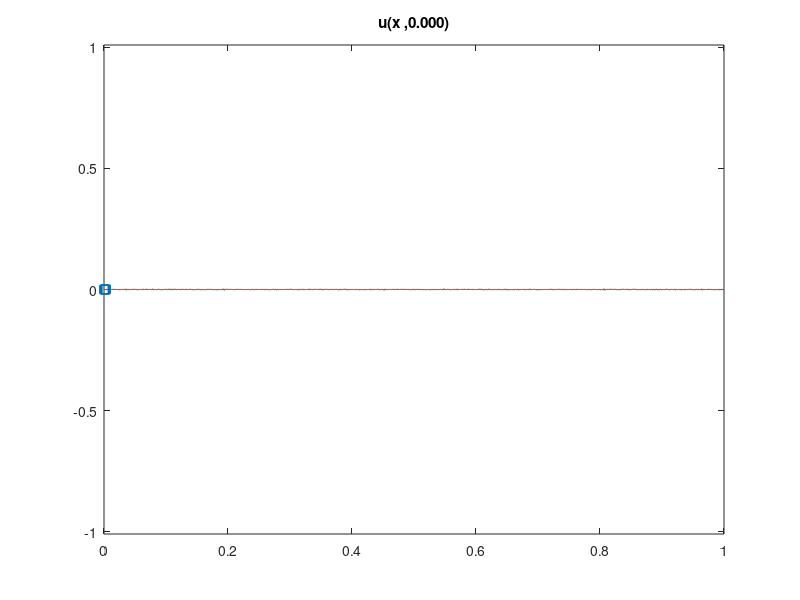

This figure's MATLAB source: (Note: this script raises an error after producing the figure.)
%function Chafee_Infante(N1,T,nui,alphai,graph)
%Chafee-Infante eq. u_t - nu*u_xx = u - alpha*u^3
%basic constants defined by problem

%%%%%%%%%%%%%%%%%%%%%%%%%%%%%%%%%%%%%%%%%%%%%%%%%%%%%%%%%%%%%%%%%%%%%%%%%%%
%Solves Chafee-Infante equation using data assimilation on a uniform grid
%
%Meant to use loaded data from Data directory
%%%%%%%%%%%%%%%%%%%%%%%%%%%%%%%%%%%%%%%%%%%%%%%%%%%%%%%%%%%%%%%%%%%%%%%%%%%
% close all; clear all;
close all;
clear all;
global alpha nu x N;
global u v_g v_c v_o v_h1 x_nodes_g x_nodes_c x_nodes_o x_nodes_h1c x_nodes_h1g u_f umv_error 
global car grid optimal hybrid1
global t;
%% Load Variables
% load('Data\2018.01.23.01.24.03.575.mat')
if( exist('T','var') == 0)
    alpha = 1;
    %alpha = 0;
%     nu = 7.5e-6;
    nu = 0.0001;
%     nu = 6.25e-4;
%     nu = 1.5625e-04

    %     nu is in [7.5e-6,0.01]
%         dt = 0.02;
    %     error = ;
%     M = .25*nu^-.5;
%     M = 0.25*nu^-0.5
%     min_nodes = max(ceil(M),5);
%     min_nodes = 25;
    min_nodes = 15;
    L = 1;
    N = 2^12;
    mu = 100;
    car_mu = 1;
%    seed = randi(10000)
    seed = 1851
%      seed = 1263
    T = 50;
end

graph = true;
car = true;
grid = false;
optimal = false;
hybrid1 = false;
opt_tol = 1e-1;
% graph = false;

%% Initialize other constants

dx = L/N;
%x = linspace(0,L,N);
x = 0 + dx*(0:(N-1));
t_ramp = 0;

%% Initial Conditions
% seed = randi(10000);
% fprintf('seed: %d\n', seed);
rng(seed);
a = (10^(0))*randn(1,floor(N/5));
k = 1:1:floor(N/5);
u_0 = zeros(1,N);
for i = 1:floor(N/5)
    u_0 = u_0 + (a(i)*sin(2*pi*k(i)*x/L));
end
u_0 = u_0/(norm(u_0)*sqrt(dx))*10^-3;

% dt = dx/(1/sqrt(alpha)); % CFL, Courant Fredrich Lewy number for advection
dt = .01;
% dt <= dx/velocity.  Our max velocity is max value u ever takes on, namely
% 1/sqrt(alpha);
timesteps = ceil(T/dt);


% Convex Splitting Method
A = (nu/(dx^2))*gallery('tridiag',N-1,1,-2,1) + (1+2*alpha)*speye(N-1);
B = speye(N-1) - dt*A;

u = u_0';
t=0;
%%%%%%%%%%%%%%%%%%%%%%%%%%%%%%%%%%%%%%%%%%%%%%%%%%%%%%%%%%%%%%%%%%%%%%%%%%%%%%%%%%%%%%%%%%%%%%%%%%%%%%%%%%
%% Data Assimilation
global velocity direction pass
if(car)
%     int_nodes_c = floor(min_nodes/2);
    int_nodes_c = min_nodes;
%     int_nodes_c = 10;
    i_nodes_c = 1:int_nodes_c;
    x_nodes_c = x(i_nodes_c);
%     velocity = length(i_nodes_c);
%     velocity = 40;
    velocity =  10;
    direction = 1;
    pass = 0;
end
if(grid)
    int_nodes_g = min_nodes;
    i_nodes_g =[1         430         859        1201        1543        1795        2048        2302        2556        2890        3225        3660        4095];
    int_ndoes_g = length(i_nodes_g);
%     i_nodes_g = floor(linspace(1,N-1,int_nodes_g));
    x_nodes_g = x(i_nodes_g);
end
if(hybrid1)
    int_nodes_h1g = floor(min_nodes/2);
    i_nodes_h1g = floor(linspace(1,N-1,int_nodes_h1g));
    x_nodes_h1g = x(i_nodes_h1g);
    
    int_nodes_h1c = floor((min_nodes+1)/2);
    i_nodes_h1c = 1:int_nodes_h1c;
    x_nodes_h1c = x(i_nodes_h1c);
    velocity = length(i_nodes_h1c);
%     velocity =  20;
    direction = 1;
    pass = 0;
end
global ramp
ramp = false;
%%%%%%%%%%%%%%%%%%%%%%%%%%%%%%%%%%%%%%%%%%%%%%%%%%%%%%%%%%%%%%%%%%%%%%%%%%%%%%%%%%%%%%%%%%%%%%%%%%%%%%%%%

v_c = zeros(size(u));
v_g = v_c;
v_o = v_c;
v_h1 = v_c;
%             error_DA(1) = norm(u_0);
ui = u(2:N);
vi_g = v_g(2:N);
vi_c = v_c(2:N);
vi_o = v_o(2:N);
vi_h1 = v_h1(2:N);
u_f = abs(fft(u)/N);
% umv_error = abs(u-v);
% umv_error = ones(1,timesteps);
%% Plot Setup
%plot initial data and define plot
if(graph)
    global h1 h2_g h2_c h2_o hybrid1_graph h3 h4 h5 f1 e1 hybrid1_grid
    figure
%     subplot(1,2,1);
    h1 = plot(x,u_0);
    hold on;
%     h2 = plot(x,zeros(1,N));
    if(grid)
        h2_g = plot(x,zeros(1,N));
        set(h2_g, 'XDataSource','x');
        set(h2_g, 'YDataSource','v_g');
        h3 = scatter(x_nodes_g,zeros(1,length(x_nodes_g)),'ob');
        set(h3, 'XDataSource','x_nodes_g');
%         set(h3, 'YDataSource','zeros(1,length(x_nodes_g))');
    end
    if(car)
        h2_c = plot(x,zeros(1,N));
        set(h2_c, 'XDataSource','x');
        set(h2_c, 'YDataSource','v_c');
        h4 = scatter(x_nodes_c,zeros(1,length(x_nodes_c)),'sr');
        set(h4, 'XDataSource','x_nodes_c');
%         set(h4, 'YDataSource','zeros(1,length(x_nodes_c))');
    end
    if(optimal)
        h2_o = plot(x,zeros(1,N));
        set(h2_o, 'XDataSource','x');
        set(h2_o, 'YDataSource','v_o');
    end
    if(hybrid1)
        hybrid1_graph =  plot(x,zeros(1,N));
        set( hybrid1_graph, 'XDataSource','x');
        set( hybrid1_graph, 'YDataSource','v_h1');
        hybrid1_grid = scatter([x_nodes_h1c;x_nodes_h1g],zeros(1,length(x_nodes_h1c)+length(x_nodes_h1g)),'sr');
        set(hybrid1_grid, 'XDataSource','[x_nodes_h1c;x_nodes_h1g]');
    end
    y_amp = max([1.01/sqrt(alpha), 1e-2]);
    axis([0 L -y_amp y_amp]);
    set(h1, 'XDataSource','x');
    set(h1, 'YDataSource','u');

    %     set(h3, 'YDataSource','zeros(1,length(x_nodes))');
    title ( sprintf ('u(x ,%1.3f)',0 ));
    
    %     drawnow;
    %     f = subplot(1,2,2);
%     subplot(1,2,2);
%     f1 = loglog(u_f(1:N/2));
%     hold on;
%     y1=get(gca,'ylim');
%     line([N/4 N/4],[1e-20 1e10],'Color','red');
%     line([1e-0 N/4],[1e-15 1e-15],'Color','red');
%     axis([1,N/2,1e-20,1e5]);
%     set(f1, 'YDataSource','u_f(1:N/2)');
%     title ( sprintf ('Spectrum of u at time: %1.3f',t-t_ramp ));
    
    %     subplot(2,2,[3 4])
    % %     e1 = plot(umv_error);
    %     e1 = semilogy(dt:dt:T, umv_error);
    %
    % %     ylim([1e-15 1e5])%     set(gca, 'YScale', 'log')
    %     set(e1, 'YDataSource', 'umv_error');
    %     title(sprintf('Data Assimilation Error at time: %1.3f',t));
    
    %
end


%% Main Loop
% close all
% f = figure;
% line([N/4 N/4], [0 inf]);
% for k = 1:timesteps
%% Ramp up
offset = 0;

while(max(abs(u))<.8/sqrt(alpha)&&t<T)
    %% Graphing fft
    if (graph && mod(offset,100) == 0)
        if(~Graphing(t,t_ramp))
            return
        end
        %     pause;
    end
    
    %solves pde
    
    offset = offset +1;
    t = t+dt;
%     umv = u - v;
    %error_DA(k) = sqrt(dx)*norm(umv);
    ui = B\(ui.*(ones(N-1,1)+dt.*(alpha.*(-2-(ui.^2))))); %Convex Splitting Method
    u(2:N) = ui;
    u_f = abs(fft(u)/N);
    %     umv_error(offset) = sqrt(dx)*norm(u-v);
end
offset = 0;
if t >= T
    close all;
    return
end
t_ramp = t;
% dt = 1.1*dt;
error_DA_c = zeros(1,timesteps-offset);
error_DA_g = zeros(1,timesteps-offset);
error_DA_o = zeros(1,timesteps-offset);
error_DA_h1 = error_DA_o;
error = 1;
ramp = true;
if(optimal)
%     i_nodes_o = find(abs(u)<1e-1);
%     i_nodes_o = uniquetol(i_nodes_o,10/max(i_nodes_o));
%     i_nodes_o = floor((i_nodes_o(1:end-1) + i_nodes_o(2:end))/2);
%     i_nodes_o = [i_nodes_o;1;N-1];
%     i_nodes_o = unique(i_nodes_o);
%     i_nodes_o(end) = [];
%     int_nodes_o = length(i_nodes_o);
% i_nodes_o = [1;N/2;N-1];
% i_nodes_o =i_nodes_g;
% i_nodes_o(3)=[]
% int_nodes_o = length(i_nodes_o);
i_nodes_o = [1:580,1050:N-1];
int_nodes_o = length(i_nodes_o);
x_nodes_o = x(i_nodes_o);
% int_nodes_o = length(i_nodes_o);
% x_nodes
%     x_nodes_0 = abs
    if(graph)
%         subplot(1,2,1);
        h5 = scatter(x_nodes_o,zeros(1,length(x_nodes_o)),'+m');
        set(h5, 'XDataSource','x_nodes_o');
        h2_o = plot(x,zeros(1,N));
        set(h2_o, 'XDataSource','x');
        set(h2_o, 'YDataSource','v_o');
    end
end

% pause;
%% Data Assimiliation
for k = 1:timesteps-offset
    
%     if(k==1000)
%         dt = 20*dt;
%         A = (nu/(dx^2))*gallery('tridiag',N-1,1,-2,1) + (1+2*alpha)*speye(N-1);
%         B = speye(N-1) - dt*A;
%     end
    t = t+dt;
    if(grid)
        umv1 = u - v_g;
%         Grid Moves
%         if(k~=1)
%             i_nodes_g(2:end-1) = mod((i_nodes_g(2:end-1)+1),N-1);
%             i_nodes_g = unique(i_nodes_g);
%             if(i_nodes_g(1) == 0)
%                 i_nodes_g(1:2) = [1,2];
%             end
%             x_nodes_g = x(i_nodes_g);
%         end
        Ih_umv_g = interp1(x_nodes_g,umv1(i_nodes_g),x)';
        Ih_umv_g(end) = [];
        
    end
    if(hybrid1)
        umvh1 = u - v_h1;
        Ih_umv_h1g = interp1(x_nodes_h1g,umvh1(i_nodes_h1g),x)';
        Ih_umv_h1g(end) = [];   
        if(k~=1)
            [x_nodes_h1c, i_nodes_h1c] = updateNodes(i_nodes_h1c);
        end
%         umv2 = u - v_c;
        %         Ih_umv = interpl(x_nodes_c,umv2(i_nodes_c),
        Ih_umv_h1c = [zeros(1,i_nodes_h1c(1)-1),interp1(x_nodes_h1c,umvh1(i_nodes_h1c),x(i_nodes_h1c)),zeros(1,N-i_nodes_h1c(end))]';
        Ih_umv_h1c(1) = [];
    end
    if(optimal)
        umv3 = u - v_o;
        if(mod(k,50)==0&&max(abs(umv3))>opt_tol)
%             if(max(abs(umv3))>1e-5)
%                 [~,newnode] = max(abs(umv3));
%                 i_nodes_o = [i_nodes_o;newnode];
%                 i_nodes_o = unique(i_nodes_o);
%                 int_nodes_o = length(i_nodes_o);
%                 x_nodes_o = x(i_nodes_o);
%                 if(graph)
% %                     subplot(1,2,1);
%                     h5 = scatter(x_nodes_o,zeros(1,length(x_nodes_o)),'+m');
%                     set(h5, 'XDataSource','x_nodes_o');
%                 end
%             end
                
        end
        Ih_umv_o = interp1(x_nodes_o,umv3(i_nodes_o),x)';
        Ih_umv_o(end) = [];
        
    end
    if(car)
        if(k~=1)
            [x_nodes_c, i_nodes_c] = updateNodes(x_nodes_c, t-t_ramp);
        end
        umv2 = u - v_c;
        %         Ih_umv = interpl(x_nodes_c,umv2(i_nodes_c),
        [maximum,index] = max(x_nodes_c(2:end)-x_nodes_c(1:end-1));
        if(maximum > dx*length(x_nodes_c))
%             x_nodes(1:index) = x_nodes(1:index)+x(2);
            Ih_umv_c = [zeros(1,i_nodes_c(1)-1),interp1(x_nodes_c,umv2(i_nodes_c(1:index)),x(i_nodes_c(1:index))),  zeros(1,(i_nodes_c(index):i_nodes_c(index+1))), interp1(x_nodes_c,umv2(i_nodes_c(index+1:end)),x(i_nodes_c(index+1:end))), zeros(1,N-i_nodes_c(end))]';

        else
            Ih_umv_c = [zeros(1,i_nodes_c(1)-1),interp1(x_nodes_c,umv2(i_nodes_c),x(i_nodes_c)),zeros(1,N-i_nodes_c(end))]';

        end
%         Ih_umv_c = [zeros(1,i_nodes_c(1)-1),interp1(x_nodes_c,umv2(i_nodes_c),x(i_nodes_c)),zeros(1,N-i_nodes_c(end))]';
        Ih_umv_c(1) = [];

    end
    %     umv = u - v;
    %     error_DA_c(k) = sqrt(dx)*norm(umv1);
    %     error_DA_c(k) = sqrt(dx)*norm(umv2);
    
    %     if(max(error_DA(k)>1e50))
    %         return
    %     end
    %     Ih_umv = interp1(x_nodes,umv(i_nodes),x)';
    %     Ih_umv(1) = [];
    % Ih_umv(end) = [];
    
    ui = B\(ui.*(ones(N-1,1)+dt.*(alpha.*(-2-(ui.^2))))); %Convex Splitting Method
    
    u(2:N) = ui;
    if(car)
        vi_c = B\(vi_c+dt*(alpha*(-2*vi_c-(vi_c.^3))+ (car_mu*mu)*Ih_umv_c)); %Convex Splitting Method
        v_c(2:N) = vi_c;
        error_DA_c(k+1) = sqrt(dx)*norm(u-v_c);
    end
    if(grid)
        vi_g = B\(vi_g+dt*(alpha*(-2*vi_g-(vi_g.^3))+ mu*Ih_umv_g)); %Convex Splitting Method
        v_g(2:N) = vi_g;
        error_DA_g(k+1) = sqrt(dx)*norm(u-v_g);
    end
    if(hybrid1)
        vi_h1 = B\(vi_h1+dt*(alpha*(-2*vi_h1-(vi_h1.^3))+ (mu)*(car_mu*Ih_umv_h1c + Ih_umv_h1g))); %Convex Splitting Method
        v_h1(2:N) = vi_h1;
        error_DA_h1(k+1) = sqrt(dx)*norm(u-v_h1);
    end
    if(optimal)
        vi_o = B\(vi_o+dt*(alpha*(-2*vi_o-(vi_o.^3))+ mu*Ih_umv_o)); %Convex Splitting Method
        v_o(2:N) = vi_o;
        error_DA_o(k+1) = sqrt(dx)*norm(u-v_o);
    end
    %     vi_g = B\(vi_g+dt*(alpha*(-2*vi_g-(vi_g.^3))+ mu*Ih_umv)); %Convex Splitting Method
    %     v_g(2:N) = vi_g;
    %     error_DA(k+1) = norm(u-v);
    %     umv_error(offset+k) = sqrt(dx)*norm(u-v);
    
    
    %% Graphing
    %redraw plot
    show = 20;
    if(k<=10)
        show = 20;
    end
    %     if(max(u)> 0.9/sqrt(alpha)&&graph && mod(k,5) == 0
    if(graph && mod(k,show) == 0)
        if(~Graphing(t,t_ramp))
            return
        end
    end
    
    
end
if(graph)
    figure
    if(grid)
%         subplot(1,3,1)
        semilogy(dt*(offset):dt:T, error_DA_g);
    end
    hold on;
    if(car)
%         subplot(1,3,2)
        semilogy(dt*(offset):dt:T, error_DA_c);
    end
    hold on;
    if(optimal)
%         subplot(1,3,3)
        semilogy(dt*(offset):dt:T, error_DA_o);
%         int_nodes_o
    end
end

%% Save Data
%         date = datestr(now,'yyyy.mm.dd.HH.MM.SS.FFF');
%         save(['Data/' date '.mat'],'L','N','T','dt','alpha','nu','mu','seed','int_nodes','min_nodes','error');

function [x_nodes, i_nodes] = updateNodes(prev_nodes, t)
global x N direction velocity pass;
% if(pass ==1)
%     i_nodes = 1:length(prev_nodes);
%     x_nodes = x(i_nodes);
%     pass = 0;
% elseif(prev_nodes(end)+direction*velocity >= N-1)
%     pass = 1;
%     i_nodes = N-length(prev_nodes):N-1;
%     x_nodes = x(i_nodes);
% else
%     i_nodes = prev_nodes+direction*velocity;
%     x_nodes = x(i_nodes);
%     
%     i_nodes = find(([x,x+1]>=mod(prev_nodes(1) + velocity*t,2))&([x,x+1]<mod(prev_nodes(1) + velocity*t + length(prev_nodes)*x(2),2)));
    x_nodes = unique(floor(mod(prev_nodes + velocity*t,1)./x(2)).*x(2));
    [maximum,index] = max(x_nodes(2:end)-x_nodes(1:end-1));
    if(maximum > x(2)*length(x_nodes))
        x_nodes(1:index) = x_nodes(1:index)+x(2);
        i_nodes = x_nodes./x(2);
        i_nodes(1:index) = i_nodes(1:index)+1;
    else
        i_nodes = x_nodes./x(2);
    end
%     x_nodes = x(i_nodes);
% end
% if(min(abs(v)) < 1)
%     vel = 1;
% else
%     vel = 20;
% end
% if(prev_nodes(end)+direction*velocity >= N-1)
% %     direction = -1;
% %     pass = 1;
% %     i_nodes = [N-length(prev_nodes):N-1];
% %     x_nodes = x(i_nodes);
% %     direction = 1;
%     pass = 1;
%     i_nodes = 1:length(prev_nodes);
%     x_nodes = x(i_nodes);
% elseif(prev_nodes(1)+direction*velocity <=1)
%     direction = 1;
%     i_nodes = [2:length(prev_nodes)+1];
%     x_nodes = x(i_nodes);
% else
%     % n = min(find((abs(uv)==max(abs(uv)))));
%     i_nodes = (prev_nodes+direction*velocity);
%     x_nodes = x(i_nodes);
%     % x_nodes = [x(prev_nodes),x(n)];
%     % i_nodes = [prev_nodes,n];
%     %     x_nodes = unique([x(prev_nodes),x(n)]);
%     %     i_nodes = unique([prev_nodes,n]);
% end
end
function [check] = Graphing(t,t_ramp)
global h1 h2_g h2_c h2_o hybrid1_graph h3 h4 h5 f1 e1 hybrid1_grid
global grid car optimal ramp hybrid1
global x u_f u v error_DA int_nodes N x_nodes_c x_nodes_g x_nodes_o x_nodes_h1c x_nodes_h1g umv_error v_g v_c v_o v_h1
if(~ishghandle(h1))%||~ishghandle(f1))%||~ishghandle(e1))
    check = false;
    return;
end
check = true;
% subplot(1,2,1);
refreshdata(h1,'caller');
if(grid)
    refreshdata(h2_g,'caller');
    refreshdata(h3,'caller');
end
if(car)
    refreshdata(h2_c,'caller');
    refreshdata(h4,'caller');
end
if(optimal && ramp)
    refreshdata(h5,'caller');
    refreshdata(h2_o,'caller');
end
if(hybrid1)
    refreshdata(hybrid1_graph,'caller');
    refreshdata(hybrid1_grid,'caller');
end
% refreshdata;
title ( sprintf ('u(x ,%1.3f)',t-t_ramp ));
%         drawnow;
%
% subplot(1,2,2);
% refreshdata(f1,'caller');
% % refreshdata;
% title ( sprintf ('Spectrum of u at time: %1.3f',t-t_ramp ));

% subplot(2,2,[3 4]);
% refreshdata(e1,'caller');
% refreshdata;
% title ( sprintf ('Data Assimilation Error at time: %1.3f',t ));
%         u_hat = fft(u);
%         u_hat = fft(u);
%         loglog(abs(u_hat(1:N/2))/N);
%         hold on;
%         y1=get(gca,'ylim');
% %         line([N/4 N/4],[1e-20 1e10],'Color','red');
%         line([1e-0 N/4],[1e-15 1e-15],'Color','red');
%         axis([1,N/2,1e-20,1e5]);
%         title ( sprintf ('Spectrum of u at time: %1.3f',t ));
drawnow;
end



